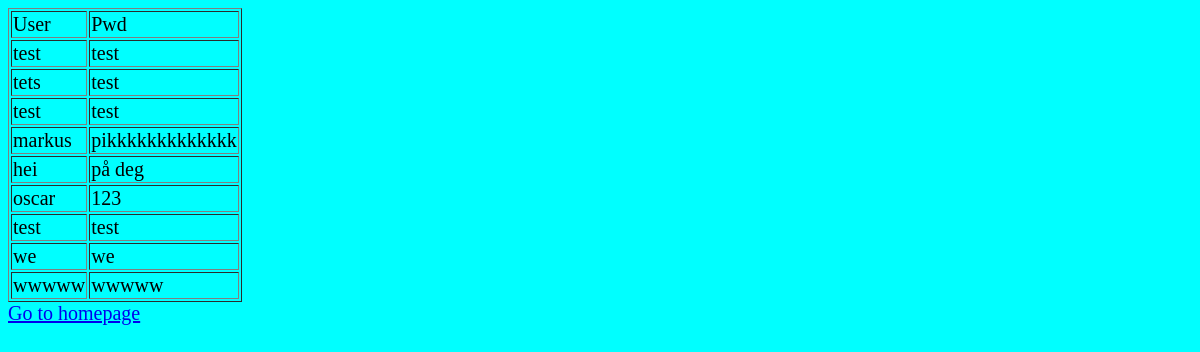
/list, run on an earlier commit of the app's database.
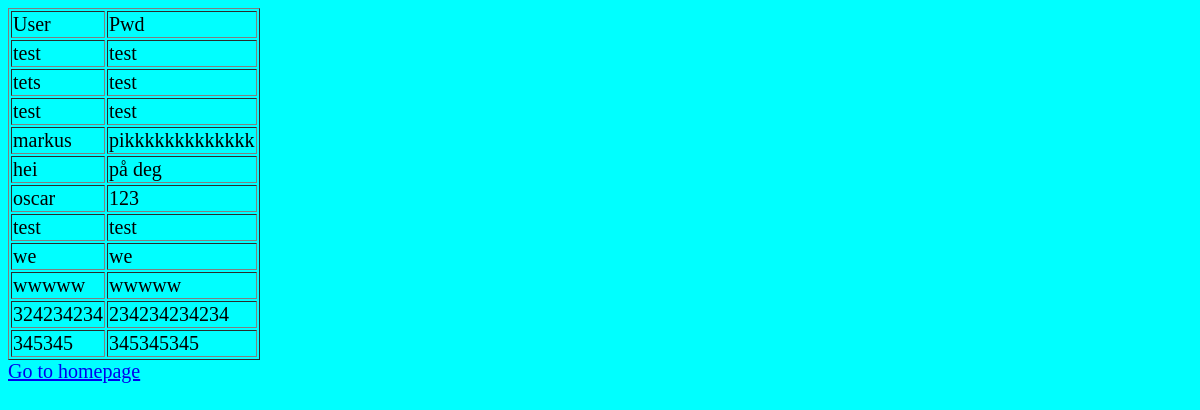
And on a later commit of the database.
### tables this page shows
CREATE TABLE "LoginInformasjon" (
	"user"	TEXT,
	"pwd"	TEXT
);

### app.py (the view)
@app.route('/list')
def list():
    con = sql.connect("database.db")
    con.row_factory = sql.Row
    cur = con.cursor()
    cur.execute("select * from LoginInformasjon")
    rows = cur.fetchall()
    return render_template('list.html',rows=rows)

### templates/list.html (shortened to what this page needs)
<!DOCTYPE html>
<html lang="en">
<head>
    <link rel="stylesheet" href="{{url_for('static', filename='css/style.css')}}">
</head>
<body>
    <table border="1">
        <thead>
            <td>User</td>
            <td>Pwd</td>
        </thead>
        {% for row in rows %}
        <tr>
            <td>{{row['user']}}</td>
            <td>{{row['pwd']}}</td>
        </tr>
        {% endfor %}
    </table>
    <a href="/">Go to homepage</a>
</body>
</html>

### static/css/style.css (style rules this page uses)
body { font-size: 20px; background-color: aqua; }

What changed in the data, as far as the page shows it:
added LoginInformasjon: user "324234234", pwd "234234234234"
added LoginInformasjon: user "345345", pwd "345345345"
